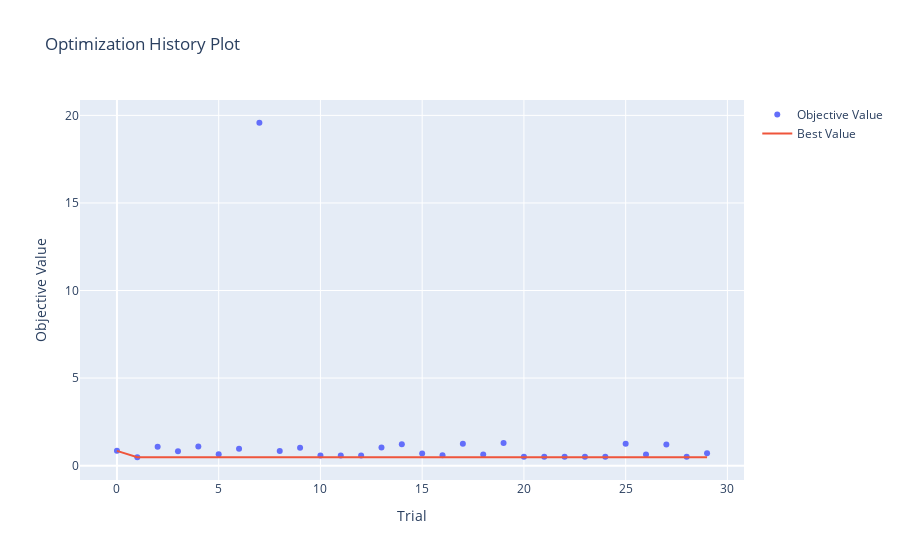

Notebook code for this chart:
### Code cell
optuna.visualization.plot_optimization_history(study)

### Figure 1 — Plotly figure (JSON) as saved in the notebook; plotly's stock layout.template omitted (floating-point values rounded to 4 significant figures)
{"data": [{"mode": "markers", "name": "Objective Value", "type": "scatter", "x": [0, 1, 2, 3, 4, 5, 6, 7, 8, 9, 10, 11, 12, 13, 14, 15, 16, 17, 18, 19, 20, 21, 22, 23, 24, 25, 26, 27, 28, 29], "y": [0.8432, 0.4787, 1.083, 0.8247, 1.087, 0.6532, 0.9574, 19.58, 0.8404, 1.016, 0.5723, 0.5723, 0.5723, 1.04, 1.215, 0.6953, 0.5942, 1.25, 0.6374, 1.29, 0.5002, 0.5002, 0.5002, 0.5002, 0.5002, 1.256, 0.6399, 1.2, 0.5002, 0.7067]}, {"mode": "lines", "name": "Best Value", "type": "scatter", "x": [0, 1, 2, 3, 4, 5, 6, 7, 8, 9, 10, 11, 12, 13, 14, 15, 16, 17, 18, 19, 20, 21, 22, 23, 24, 25, 26, 27, 28, 29], "y": [0.8432, 0.4787, 0.4787, 0.4787, 0.4787, 0.4787, 0.4787, 0.4787, 0.4787, 0.4787, 0.4787, 0.4787, 0.4787, 0.4787, 0.4787, 0.4787, 0.4787, 0.4787, 0.4787, 0.4787, 0.4787, 0.4787, 0.4787, 0.4787, 0.4787, 0.4787, 0.4787, 0.4787, 0.4787, 0.4787]}, {"marker": {"color": "#cccccc"}, "mode": "markers", "name": "Infeasible Trial", "showlegend": false, "type": "scatter", "x": [], "y": []}], "layout": {"title": {"text": "Optimization History Plot"}, "xaxis": {"title": {"text": "Trial"}}, "yaxis": {"title": {"text": "Objective Value"}}}}
